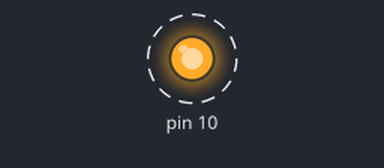
Bench run of a sketch on a simulated Arduino Uno, built with avr-gcc and run on an emulated ATmega328P. On the bench: output pins drawn as LEDs (lit = HIGH). Dashed ring = blinking.

Above: at 0.05 s.
Timing chart, 0 to 3.0 s (numbered marks = the images above):
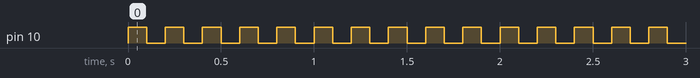

Measured:
- by itself, pin 10: alternates HIGH for 0.10 s and LOW for 0.10 s

The sketch:

pin10_buzzer.ino
```cpp
#include <Arduino.h>

void setup() {
  // put your setup code here, to run once:
  pinMode(10, OUTPUT);
}

void loop() {
  // put your main code here, to run repeatedly:
  digitalWrite(10, HIGH);
  delay(100);
  digitalWrite(10, LOW);
  delay(100);
}
```
